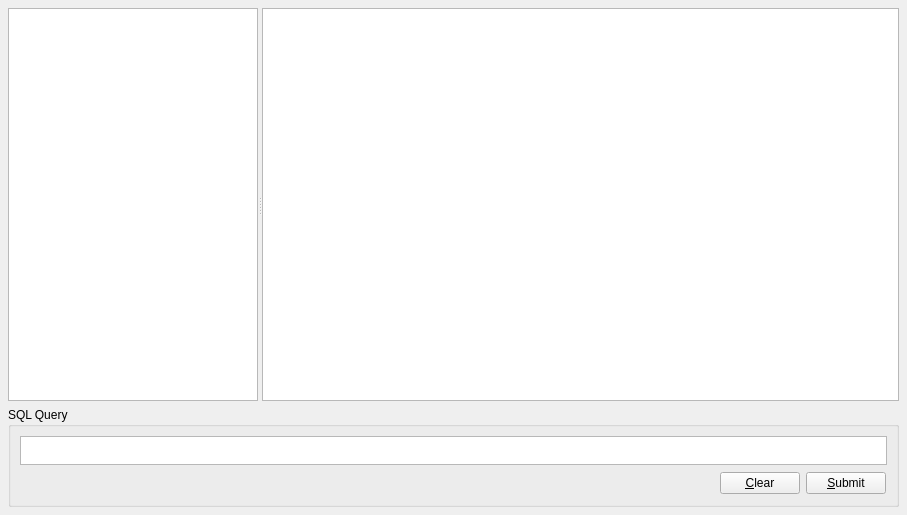
<?xml version="1.0" encoding="UTF-8"?>
<ui version="4.0">
 <class>Browser</class>
 <widget class="QWidget" name="Browser">
  <property name="geometry">
   <rect>
    <x>0</x>
    <y>0</y>
    <width>907</width>
    <height>515</height>
   </rect>
  </property>
  <property name="windowTitle">
   <string>Qt SQL Browser</string>
  </property>
  <layout class="QVBoxLayout">
   <property name="spacing">
    <number>6</number>
   </property>
   <property name="margin">
    <number>8</number>
   </property>
   <item>
    <widget class="QSplitter" name="splitter_2">
     <property name="sizePolicy">
      <sizepolicy hsizetype="Expanding" vsizetype="Expanding">
       <horstretch>0</horstretch>
       <verstretch>0</verstretch>
      </sizepolicy>
     </property>
     <property name="orientation">
      <enum>Qt::Horizontal</enum>
     </property>
     <widget class="ConnectionWidget" name="connectionWidget">
      <property name="sizePolicy">
       <sizepolicy hsizetype="Ignored" vsizetype="Expanding">
        <horstretch>1</horstretch>
        <verstretch>0</verstretch>
       </sizepolicy>
      </property>
      <property name="maximumSize">
       <size>
        <width>250</width>
        <height>16777215</height>
       </size>
      </property>
     </widget>
     <widget class="QTableView" name="table">
      <property name="sizePolicy">
       <sizepolicy hsizetype="Expanding" vsizetype="Expanding">
        <horstretch>2</horstretch>
        <verstretch>0</verstretch>
       </sizepolicy>
      </property>
      <property name="contextMenuPolicy">
       <enum>Qt::ActionsContextMenu</enum>
      </property>
      <property name="selectionBehavior">
       <enum>QAbstractItemView::SelectRows</enum>
      </property>
     </widget>
    </widget>
   </item>
   <item>
    <widget class="QGroupBox" name="groupBox">
     <property name="sizePolicy">
      <sizepolicy hsizetype="Preferred" vsizetype="MinimumExpanding">
       <horstretch>0</horstretch>
       <verstretch>0</verstretch>
      </sizepolicy>
     </property>
     <property name="maximumSize">
      <size>
       <width>16777215</width>
       <height>100</height>
      </size>
     </property>
     <property name="title">
      <string>SQL Query</string>
     </property>
     <layout class="QVBoxLayout">
      <property name="spacing">
       <number>6</number>
      </property>
      <property name="margin">
       <number>9</number>
      </property>
      <item>
       <widget class="QTextEdit" name="sqlEdit">
        <property name="sizePolicy">
         <sizepolicy hsizetype="Expanding" vsizetype="MinimumExpanding">
          <horstretch>0</horstretch>
          <verstretch>0</verstretch>
         </sizepolicy>
        </property>
        <property name="minimumSize">
         <size>
          <width>0</width>
          <height>18</height>
         </size>
        </property>
        <property name="baseSize">
         <size>
          <width>0</width>
          <height>120</height>
         </size>
        </property>
       </widget>
      </item>
      <item>
       <layout class="QHBoxLayout">
        <property name="spacing">
         <number>6</number>
        </property>
        <property name="margin">
         <number>1</number>
        </property>
        <item>
         <spacer>
          <property name="orientation">
           <enum>Qt::Horizontal</enum>
          </property>
          <property name="sizeHint" stdset="0">
           <size>
            <width>40</width>
            <height>20</height>
           </size>
          </property>
         </spacer>
        </item>
        <item>
         <widget class="QPushButton" name="clearButton">
          <property name="text">
           <string>&amp;Clear</string>
          </property>
         </widget>
        </item>
        <item>
         <widget class="QPushButton" name="submitButton">
          <property name="text">
           <string>&amp;Submit</string>
          </property>
         </widget>
        </item>
       </layout>
      </item>
     </layout>
    </widget>
   </item>
  </layout>
  <action name="insertRowAction">
   <property name="enabled">
    <bool>false</bool>
   </property>
   <property name="text">
    <string>&amp;Insert Row</string>
   </property>
   <property name="statusTip">
    <string>Inserts a new Row</string>
   </property>
  </action>
  <action name="deleteRowAction">
   <property name="enabled">
    <bool>false</bool>
   </property>
   <property name="text">
    <string>&amp;Delete Row</string>
   </property>
   <property name="statusTip">
    <string>Deletes the current Row</string>
   </property>
  </action>
 </widget>
 <customwidgets>
  <customwidget>
   <class>ConnectionWidget</class>
   <extends>QTreeView</extends>
   <header>connectionwidget.h</header>
  </customwidget>
 </customwidgets>
 <tabstops>
  <tabstop>sqlEdit</tabstop>
  <tabstop>clearButton</tabstop>
  <tabstop>submitButton</tabstop>
  <tabstop>connectionWidget</tabstop>
  <tabstop>table</tabstop>
 </tabstops>
 <resources/>
 <connections/>
</ui>
